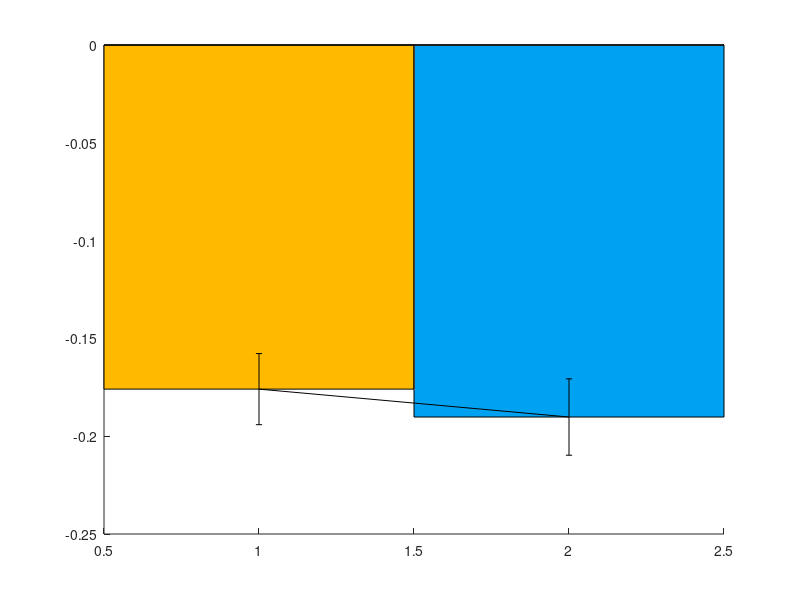

The MATLAB script that drew this image: (Note: this script raises an error after producing the figure.)
clear;clc;close;

load('windex_ablation_Or.mat')
ab_Or_the_windex=w_thermoindex;
ab_Or_che_windex=w_chemoindex;
ab_Or_the_e=e_thermo;
ab_Or_che_e=e_chemo;

clear w_chemoindex w_thermoindex e_thermo e_chemo

load('windex_mockkill_Or.mat')
mk_Or_the_windex=w_thermoindex;
mk_Or_che_windex=w_chemoindex;
mk_Or_the_e=e_thermo;
mk_Or_che_e=e_chemo;
clear w_chemoindex w_thermoindex

% std
ab_Or_the_ste=sqrt(var(ab_Or_the_windex));
ab_Or_che_ste=sqrt(var(ab_Or_che_windex));
mk_Or_the_ste=sqrt(var(mk_Or_the_windex));
mk_Or_che_ste=sqrt(var(mk_Or_che_windex));

%ttest2
[h_the,p_the,ci_the,stats_the] = ttest2(ab_Or_the_windex,mk_Or_the_windex,'Vartype','unequal','Tail','both');
[h_che,p_che,ci_che,stats_che] = ttest2(ab_Or_che_windex,mk_Or_che_windex,'Vartype','unequal','Tail','both');

%plot
groupname={'mockkill','SMD-RMD co-ablation'};

%
thermoIndexfig=figure();
hold on
indexmean_thermo=[mean(mk_Or_the_windex),mean(ab_Or_the_windex)];
indexse_thermo=[mk_Or_the_e,ab_Or_the_e];

bar(1,indexmean_thermo(1),0.5,'FaceColor',"#FFBA00");
bar(2,indexmean_thermo(2),0.5,'FaceColor',"#00A1F0");

errorbar(indexmean_thermo,indexse_thermo,'k','LineStyle','none','LineWidth',1.0)

% text(b.XEndPoints,(b.YEndPoints-0.05),mat2strcell(roundn(b.YData,-3),'%.3f'),...
%     'HorizontalAlignment','center','VerticalAlignment','bottom')
ylim([-0.3,0])
xticks([1,2])
xticklabels(groupname)
ylabel('Thermo-index in NT+NC')
% title('Thermotaxis Index (Mean±SEM)')

saveas(thermoIndexfig,'thermoIndex.fig')
saveas(thermoIndexfig,'thermoIndex.svg')
disp('>> Saved thermoIndexfig')

%
chemoIndexfig=figure();
hold on
indexmean_chemo=[mean(mk_Or_che_windex),mean(ab_Or_che_windex)];
indexse_chemo=[mk_Or_che_e,ab_Or_che_e];

bar(1,indexmean_chemo(1),0.5,'FaceColor',"#FFBA00");
bar(2,indexmean_chemo(2),0.5,'FaceColor',"#00A1F0");
errorbar(indexmean_chemo,indexse_chemo,'k','LineStyle','none','LineWidth',1.0)
% text(b.XEndPoints,(b.YEndPoints-0.05),mat2strcell(roundn(b.YData,-3),'%.3f'),...
%     'HorizontalAlignment','center','VerticalAlignment','bottom')
ylim([-0.3,0])
% xticks(b.XEndPoints)
xticks([1,2])
xticklabels(groupname)
ylabel('Chemo-index in NT+NC')
% title('Thermotaxis Index (Mean±SEM)')

saveas(chemoIndexfig,'chemoIndex.fig')
saveas(chemoIndexfig,'chemoIndex.svg')
disp('>> Saved thermoIndexfig')